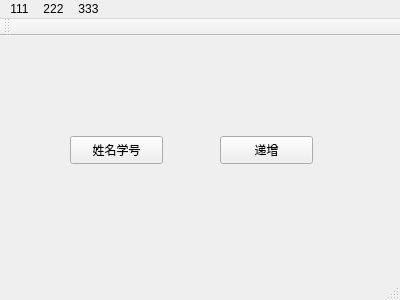
<?xml version="1.0" encoding="UTF-8"?>
<ui version="4.0">
 <class>MainWindow</class>
 <widget class="QMainWindow" name="MainWindow">
  <property name="geometry">
   <rect>
    <x>0</x>
    <y>0</y>
    <width>400</width>
    <height>300</height>
   </rect>
  </property>
  <property name="windowTitle">
   <string>MainWindow</string>
  </property>
  <property name="windowIcon">
   <iconset>
    <normaloff>../2021-2022-1 QT图形界面编程上机任务2/images/filenew.png</normaloff>../2021-2022-1 QT图形界面编程上机任务2/images/filenew.png</iconset>
  </property>
  <widget class="QWidget" name="centralWidget">
   <widget class="QPushButton" name="pushButton">
    <property name="geometry">
     <rect>
      <x>70</x>
      <y>100</y>
      <width>93</width>
      <height>28</height>
     </rect>
    </property>
    <property name="text">
     <string>姓名学号</string>
    </property>
    <property name="icon">
     <iconset>
      <normaloff>../2021-2022-1 QT图形界面编程上机任务2/images/fileopen.png</normaloff>../2021-2022-1 QT图形界面编程上机任务2/images/fileopen.png</iconset>
    </property>
   </widget>
   <widget class="QPushButton" name="pushButton_2">
    <property name="geometry">
     <rect>
      <x>220</x>
      <y>100</y>
      <width>93</width>
      <height>28</height>
     </rect>
    </property>
    <property name="text">
     <string>递增</string>
    </property>
    <property name="icon">
     <iconset>
      <normaloff>../2021-2022-1 QT图形界面编程上机任务2/images/filenew.png</normaloff>../2021-2022-1 QT图形界面编程上机任务2/images/filenew.png</iconset>
    </property>
   </widget>
  </widget>
  <widget class="QMenuBar" name="menuBar">
   <property name="geometry">
    <rect>
     <x>0</x>
     <y>0</y>
     <width>400</width>
     <height>23</height>
    </rect>
   </property>
   <widget class="QMenu" name="menu111">
    <property name="title">
     <string>111</string>
    </property>
    <property name="icon">
     <iconset>
      <normaloff>../2021-2022-1 QT图形界面编程上机任务2/images/filesaveas.png</normaloff>../2021-2022-1 QT图形界面编程上机任务2/images/filesaveas.png</iconset>
    </property>
   </widget>
   <widget class="QMenu" name="menu222">
    <property name="title">
     <string>222</string>
    </property>
    <property name="icon">
     <iconset>
      <normaloff>../2021-2022-1 QT图形界面编程上机任务2/images/filesave.png</normaloff>../2021-2022-1 QT图形界面编程上机任务2/images/filesave.png</iconset>
    </property>
   </widget>
   <widget class="QMenu" name="menu333">
    <property name="title">
     <string>333</string>
    </property>
    <property name="icon">
     <iconset>
      <normaloff>../2021-2022-1 QT图形界面编程上机任务2/images/find.png</normaloff>../2021-2022-1 QT图形界面编程上机任务2/images/find.png</iconset>
    </property>
   </widget>
   <addaction name="menu111"/>
   <addaction name="menu222"/>
   <addaction name="menu333"/>
  </widget>
  <widget class="QToolBar" name="mainToolBar">
   <attribute name="toolBarArea">
    <enum>TopToolBarArea</enum>
   </attribute>
   <attribute name="toolBarBreak">
    <bool>false</bool>
   </attribute>
  </widget>
  <widget class="QStatusBar" name="statusBar"/>
 </widget>
 <layoutdefault spacing="6" margin="11"/>
 <resources/>
 <connections/>
</ui>
